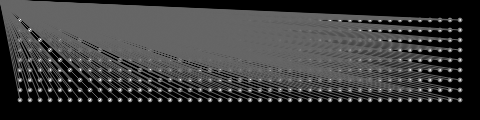
Frame 1 (no input)
Frame 60 (no input): identical to frame 1, image omitted
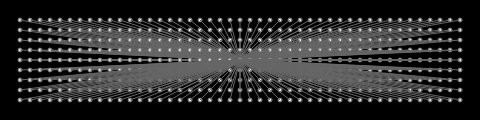
Frame 120 (the mouse pressed at the canvas centre since frame 60)

The p5.js sketch that drew these frames (run headless with seeded random() and noise() and a simulated clock; from frame 60 on, the mouse is pressed at the canvas centre):

// p5.js sketch
// ── sketch.js
function setup() {
  createCanvas(480, 120);
  fill(255);
  stroke(102);
}

function draw() {
  background(0);
  for (let y = 20; y <= height-20; y += 10) {
    for (let x = 20; x <= width-20; x += 10) {
      ellipse(x, y, 4, 4);
      // Draw a line to the position of the mouse
      line(x, y, mouseX, mouseY);
    }
  }
}
